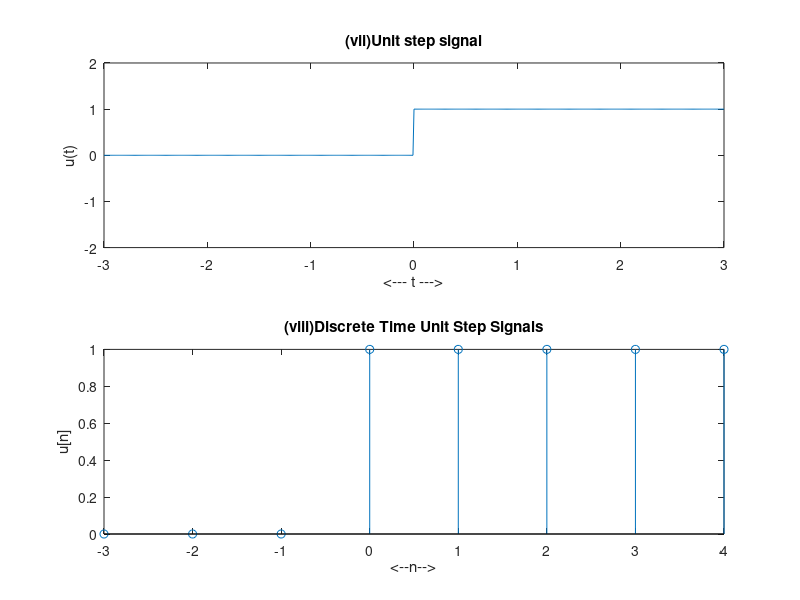

Source code (MATLAB):
%Continuous Time Unit Step Signals
t = -3:0.01:3;
u = [t>=0]; %u(t)
subplot(211);
grid on;
plot(t,u);
axis([-3 3 -2 2]); %X and Y axis cordinate
title('(vii)Unit step signal');
xlabel('<--- t --->');
ylabel('u(t)');


%Discrete Time Unit Step Signals 
n = -3:4; 
u = [n>=0]; %u[n]
subplot(212);
grid on;
stem(n,u);
title('(viii)Discrete Time Unit Step Signals'); 
xlabel('<--n-->');
ylabel('u[n]')
